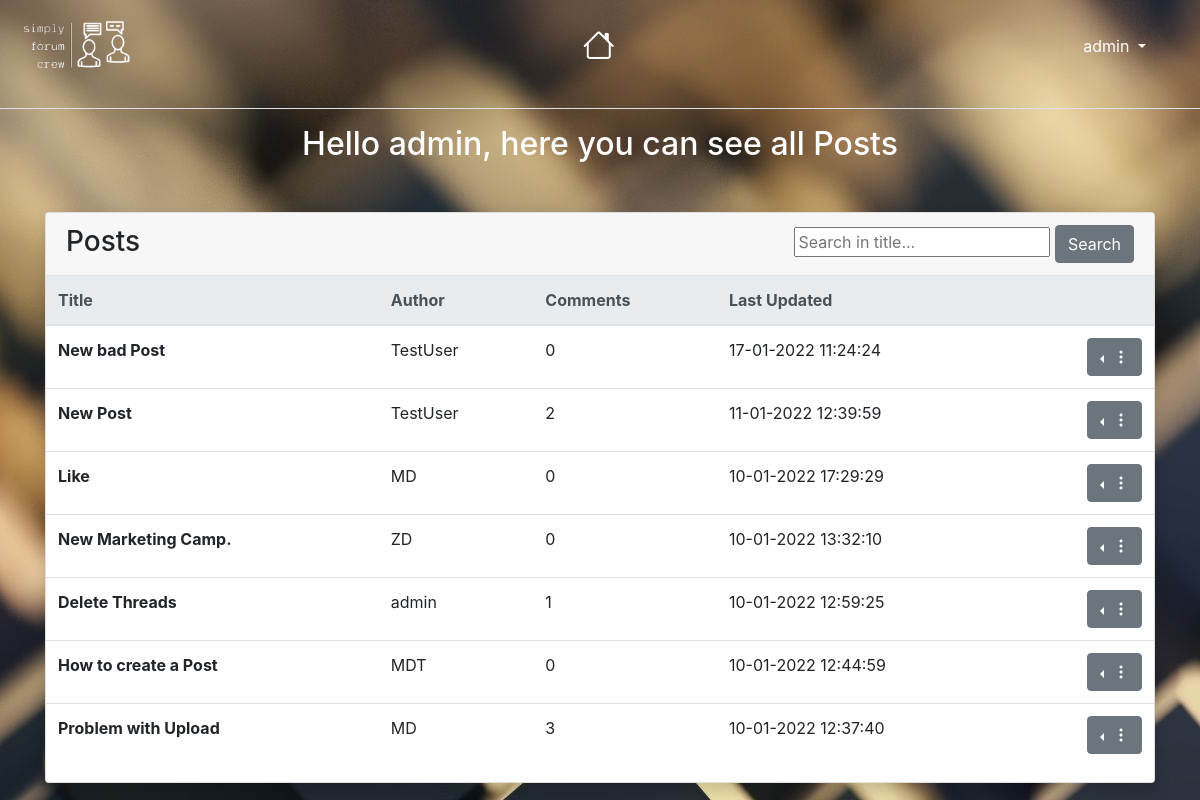
The app's page / (signed in) with its own data.
### post/models.py (models this page shows, shortened)
class Post(models.Model):
    title = models.CharField(max_length=80, unique=True)
    description = models.CharField(max_length=1500)
    user = models.ForeignKey(User, on_delete=models.CASCADE)
    content = HTMLField()
    date = models.DateTimeField(auto_now_add=True)
    date = models.DateTimeField(auto_now=True)
    approved = models.BooleanField(default=False)
    likes = models.ManyToManyField(User, related_name='forum_post_likes')
    dislikes = models.ManyToManyField(User, related_name='forum_post_dislikes')
    votes = models.IntegerField(default= 0)
    image = models.ImageField( blank = True, null = True, upload_to = 'image/%Y/%m/%D')
    class Meta:
        ordering = ('-date',)

### post/views.py (the view)
# urls.py: 2. Add a URL to urlpatterns:  path('', views.home, name='home')
def home(request):
    posts = Post.objects.all()
    return render(request, 'post.html', {'posts': posts})

### post/templates/post.html (shortened to what this page needs)
{% extends "base.html" %}
{% load static %}
{% block content %}
<link rel="stylesheet" type="text/css" href="{% static 'css/style.css' %}"/>
<body>
  {% if user.is_authenticated%}
  <div class="main-content">
    <div class="container mt-7">
      <h2 class="mb-5">Hello {{user}}, here you can see all Posts</h2>
      <div class="row">
        <div class="col">
          <div class="card shadow">
            <div class="card-header border-0">
              <h3 class="mb-0" style="float:left">Posts</h3>
              <ul>
              <form class="searchfield" style="float:right" action={% url 'search_post' %} method="GET">
                  <div>
                    <input type="text"   value="{{request.GET.searched}}" name="searched" id="search_post" placeholder="Search in title...">
                    <button id="search-button" class="btn btn-secondary" type="submit">Search</button>
                  </div>
              </form>
              </ul>
            </div>
            <div class="table-responsive">
              <table class="table align-items-center table-flush">
                <thead class="thead-light">
                  <tr>
                    <th scope="col">Title</th>
                    <th scope="col">Author</th>
                    <th scope="col">Comments</th>
                    <th scope="col">Last Updated</th>
                    <th scope="col"></th>
                  </tr>
                </thead>
                <tbody>
                  {% for post in posts %}
                  <tr>
                    <th scope="row">
                      <a>{{post.title}}</a>
                    </th>
                    <td>{{post.user}}</td>
                    <td>{{ post.comments.count }}</td>
                    <td>{{post.date}}</td>
                    <td class="text-right">
                      <div class="dropleft">
                        <button class="btn btn-secondary dropdown-toggle" type="button" id="dropdownMenuButton" data-toggle="dropdown"  aria-expanded="false">
                          <i class="bi bi-three-dots-vertical"></i>
                        </button>
                      </div>
                    </td>
                  </tr>
                  {%endfor %}
                </tbody>
              </table>
            </div>
          </div>
        </div>
      </div>
    </div>
  </div>
  {%endif%}
</body>
{% endblock %}

### templates/base.html (shortened to what this page needs)
<!doctype html>
<html lang="en">
<head>
  <link rel="stylesheet" href="https://stackpath.bootstrapcdn.com/bootstrap/4.2.1/css/bootstrap.min.css"
>
  <link rel="stylesheet" href="https://cdn.jsdelivr.net/npm/bootstrap-icons@1.5.0/font/bootstrap-icons.css">
</head>
<body>
  <nav class="navbar navbar-expand-lg navbar-light">
    <a class="navbar-brand" href="/">
      <img src="../media/Forum-logo.png" style="width:120px">
    </a>
    <div class="collapse navbar-collapse" id="navbarNavigation">
      <ul class="nav navbar-nav navbar-center">
        <li class="nav-item">
          <a class="nav-link " href="/">
            <i class="bi bi-house" style="font-size: 2rem;color:white"></i>
          </a>
        </li>
    </ul>
    </div>
    {% if user.is_authenticated %}
    <ul class="navbar-nav ml-auto">
      <li class="nav-item dropdown">
        <a class="nav-link dropdown-toggle" href="#" id="Menu" data-toggle="dropdown" aria-haspopup="true" aria-expanded="false" style="color: white;">
          {{ user.username }}
        </a>
      </li>
    </ul>
    {%endif%}
  </nav>
  <div class="border-top my-3"></div>
  {% block content %}
  {% endblock %}
</body>
</html>

### static/css/style.css (style rules this page uses)
body { background: white url("/media/wallpaper3.jpg") no-repeat; background-size: auto; background-position: top; background-attachment: fixed; }
h2 { color: white; text-align: center; }
.nav-item a { text-align: center; }
.nav-item { padding-right:30px; }

### records on screen
Post: title "New bad Post", user "TestUser", comments.count "0", date "17-01-2022 11:24:24"
Post: title "New Post", user "TestUser", comments.count "2", date "11-01-2022 12:39:59"
Post: title "Like", user "MD", comments.count "0", date "10-01-2022 17:29:29"
Post: title "New Marketing Camp.", user "ZD", comments.count "0", date "10-01-2022 13:32:10"
Post: title "Delete Threads", user "admin", comments.count "1", date "10-01-2022 12:59:25"
Post: title "How to create a Post", user "MDT", comments.count "0", date "10-01-2022 12:44:59"
Post: title "Problem with Upload", user "MD", comments.count "3", date "10-01-2022 12:37:40"

### other values on screen
{{ user.username }} "admin"
{{ user }} "admin"
